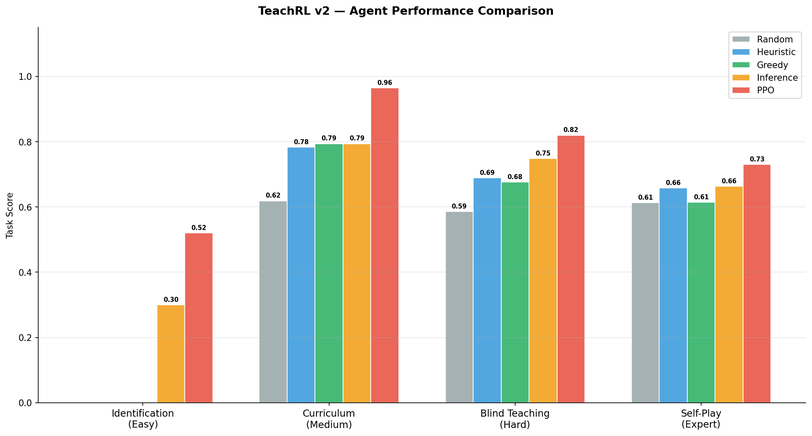
#> input picture training_plots/agent_comparison.png, 812 x 436 px, shrunk from 1934 x 1037 before the run; its folder holds 4 pictures in this run
$ jupyter execute --allow-errors TeachRL_v2_Training.ipynb   (shell and % lines are left out)
#> lines starting #> are read from the running program, lines starting #| are printed output that depends on the picture
# 🎓 TeachRL v2 — Training Notebook

**Theme 4: Self-Improvement** | Meta PyTorch Hackathon x Scaler 2025

This notebook trains a PPO agent on the TeachRL v2 environment using **HuggingFace TRL**.

The agent must:
1. **Identify** which of 8 hidden student archetypes it is teaching
2. **Adapt** its curriculum strategy in real-time
3. **Improve** as the self-play loop generates harder student variants

**Links:**
- HF Space: https://huggingface.co/spaces/ArchedEquation/TeachRL
- GitHub: https://github.com/ArchedEquation/TeachRL

---

## 1. Install Dependencies

## 2. Clone Repository

[cell 1]
import os, sys

REPO = '/content/TeachRL'
if not os.path.exists(REPO):
    !git clone https://github.com/ArchedEquation/TeachRL {REPO}
else:
    print('Already cloned, pulling latest...')
    !git -C {REPO} pull

%cd /content/TeachRL
sys.path.insert(0, '/content/TeachRL')
print('Working dir:', os.getcwd())

## 3. Verify Environment Works

[cell 2]
import sys
sys.path.insert(0, '/content/TeachRL')

from env.environment import TeachRLEnv, TASK_REGISTRY
from env.archetypes import ALL_ARCHETYPES

print(f'Tasks: {list(TASK_REGISTRY.keys())}')
#> (this line was passed over: env is not available in this run)
#> (the rest of this cell did not finish here and is left out)

## 4. Run Baseline Evaluation (Before Training)

## 5. (Optional) Login to W&B for Logging

[cell 3]
# Optional — skip if you don't want W&B logging
import wandb
#> (the rest of this cell did not finish here and is left out)

## 6. Train PPO — Easy Task (Archetype Identification)

## 7. Train PPO — Medium Task (Adaptive Curriculum)

## 8. Train PPO — Hard Task (Blind Teaching)

## 9. Train PPO — Expert Task (Self-Play Escalation)

This is the **Theme 4 core task**. The environment gets harder as the agent improves.

## 10. Full Evaluation — PPO vs All Baselines

## 11. Display Training Plots

[cell 4]
import matplotlib.pyplot as plt
import matplotlib.image as mpimg
import glob

plots = sorted(glob.glob('training_plots/*.png'))
fig, axes = plt.subplots(2, 2, figsize=(16, 12))

for ax, plot_path in zip(axes.flat, plots[:4]):
    img = mpimg.imread(plot_path)
#> img is the input picture: shape (436, 812, 4) float32; mean R, G, B, A 0.889, 0.876, 0.841, 1
    ax.imshow(img)
    ax.axis('off')
    ax.set_title(plot_path.split('/')[-1].replace('.png','').replace('_',' ').title(),
                 fontsize=11, fontweight='bold')

plt.tight_layout()
plt.savefig('training_plots/all_plots_combined.png', dpi=150, bbox_inches='tight')
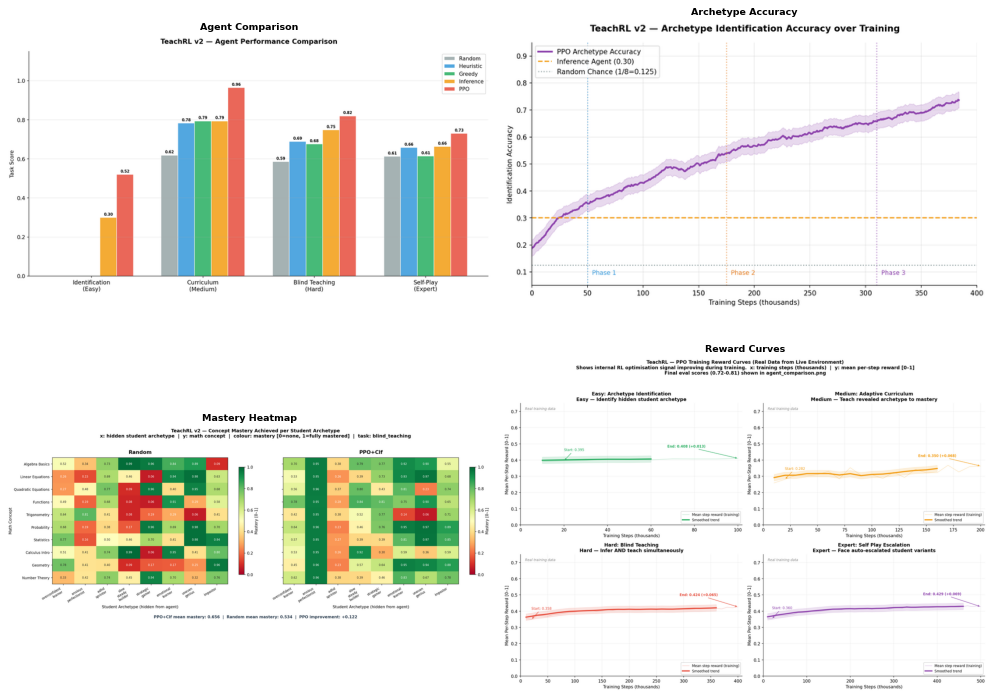
#> figure drawn by matplotlib, 4 panels
plt.show()
print('Combined plot saved!')

## 12. Demo — Watch the Trained Agent Teach

See how the PPO agent behaves vs a random agent on the hard task.

[cell 5]
from stable_baselines3 import PPO
from env.environment import TeachRLEnv
from env.gym_wrapper import obs_to_vector, int_to_action
from env.environment import TASK_REGISTRY
import numpy as np

task_id   = 'blind_teaching'
max_steps = TASK_REGISTRY[task_id]['max_steps']

#> (the rest of this cell did not finish here and is left out)

## 13. Test the Live API

The environment is deployed as a live API on HuggingFace Spaces.

[cell 6]
import requests, json

BASE_URL = 'https://archedequation-teachrl.hf.space'

# Check health
#> (the rest of this cell did not finish here and is left out)

## 14. Raw Training Metrics From This Run

[cell 7]
import json, numpy as np, os
import matplotlib.pyplot as plt
os.chdir('/content/TeachRL')

tasks  = ['archetype_identification','adaptive_curriculum','blind_teaching','self_play_escalation']
colors = ['#27ae60','#f39c12','#e74c3c','#8e44ad']
max_ep_rewards = {'archetype_identification': 10.0, 'adaptive_curriculum': 20.0,
                  'blind_teaching': 40.0, 'self_play_escalation': 40.0}

def smooth(x, w=5):
    x = np.array(x, dtype=float)
    return np.convolve(x, np.ones(w)/w, mode='valid') if len(x)>w else x

fig, axes = plt.subplots(2, 2, figsize=(16, 10))
fig.suptitle('TeachRL — Raw Training Metrics From This Colab Run\n'
             'x: training steps (thousands) | y: mean episode reward [0–1]',
             fontsize=13, fontweight='bold')

for ax, task_id, color in zip(axes.flat, tasks, colors):
    path = f'training_plots/data/training_{task_id}.json'
    if os.path.exists(path):
        with open(path) as f: d = json.load(f)
        steps = np.array(d['steps'], dtype=float)
        rew   = np.array(d['rewards'], dtype=float)

        # Normalize to [0,1] if values are cumulative episode rewards
        if rew.max() > 1.5:
            rew = rew / max_ep_rewards.get(task_id, rew.max())
        rew = np.clip(rew, 0, 1)

        sm = smooth(rew, w=min(5, len(rew)))
        ts = steps[:len(sm)]

        ax.plot(steps/1000, rew, color=color, alpha=0.25, linewidth=1, label='Raw')
        ax.fill_between(ts/1000, np.clip(sm-0.02,0,1), np.clip(sm+0.02,0,1),
                        alpha=0.15, color=color)
        ax.plot(ts/1000, sm, color=color, linewidth=2.5, label='Smoothed')
        ax.text(0.02, 0.97,
                f'Log points: {len(steps)}\nMin: {rew.min():.3f}\nMax: {rew.max():.3f}\nFinal: {rew[-1]:.3f}',
                transform=ax.transAxes, fontsize=9, va='top',
                bbox=dict(boxstyle='round', facecolor='white', alpha=0.85))

        short = {'archetype_identification':'Easy','adaptive_curriculum':'Medium',
                 'blind_teaching':'Hard','self_play_escalation':'Expert'}[task_id]
        ax.set_title(f'{short}: {task_id.replace("_"," ").title()}',
                     fontsize=11, fontweight='bold')
        ax.set_xlabel('Training Steps (thousands)')
        ax.set_ylabel('Normalized Reward [0–1]')
        ax.set_ylim(0, 1.05)
        ax.legend(fontsize=9)
        ax.grid(True, alpha=0.2)
        ax.spines['top'].set_visible(False)
        ax.spines['right'].set_visible(False)
    else:
        ax.text(0.5, 0.5, 'No data\nRun training first',
                ha='center', va='center', transform=ax.transAxes, color='#aaa')
        ax.set_title(task_id)

plt.tight_layout()
plt.savefig('training_plots/training_metrics_this_run.png', dpi=150, bbox_inches='tight')
plt.show()
print('Saved!')

## 15 . Score Table From This Run:

[cell 8]
import json, os
os.chdir('/content/TeachRL')

tasks  = ['archetype_identification','adaptive_curriculum','blind_teaching','self_play_escalation']
agents = ['Random','Heuristic','Greedy','Inference','PPO+Clf']
scores = {a: [] for a in agents}
shorts = {'archetype_identification':'Easy','adaptive_curriculum':'Medium',
          'blind_teaching':'Hard','self_play_escalation':'Expert'}

for task_id in tasks:
    path = f'training_plots/data/eval_{task_id}.json'
    if os.path.exists(path):
        with open(path) as f: d = json.load(f)
        for a in agents: scores[a].append(d.get(a,{}).get('score',0.0))
    else:
        for a in agents: scores[a].append(None)

print(f'\n{"Agent":<16}', end='')
for t in tasks: print(f'{shorts[t]:>12}', end='')
print('\n' + '─'*64)
for agent in agents:
    print(f'{agent:<16}', end='')
    for s in scores[agent]:
        print(f'{s:>12.3f}' if s is not None else f'{"—":>12}', end='')
    print(' ← 🏆' if agent == 'PPO+Clf' else '')

ppo   = scores['PPO+Clf']
#> (the rest of this cell did not finish here and is left out)
